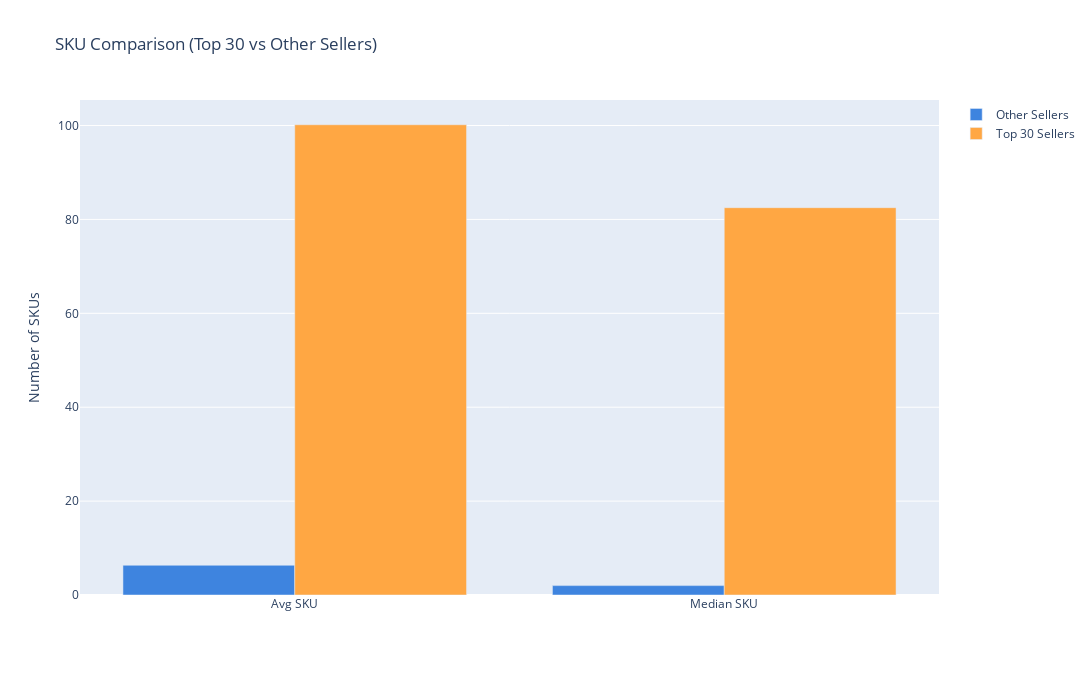

Notebook cell for this chart:
### Code cell
# Top 30 sellers vs others: SKU comparison
top30_ids = seller_gmv.head(30)['seller_id']
seller_skus = df_home.groupby('seller_id')['product_id'].nunique()

top30_skus = seller_skus.loc[top30_ids]
other_skus = seller_skus.drop(top30_ids)

sku_stats = pd.DataFrame({
    'Metric': ['Avg SKU', 'Median SKU'],
    'Top 30 Sellers': [top30_skus.mean(), top30_skus.median()],
    'Other Sellers': [other_skus.mean(), other_skus.median()],
})

fig = go.Figure()
fig.add_trace(go.Bar(
    x=sku_stats['Metric'],
    y=sku_stats['Other Sellers'],
    name='Other Sellers',
    marker_color=MAIN_COLOR
))
fig.add_trace(go.Bar(
    x=sku_stats['Metric'],
    y=sku_stats['Top 30 Sellers'],
    name='Top 30 Sellers',
    marker_color=ACCENT_COLOR
))
fig.update_layout(
    title='SKU Comparison (Top 30 vs Other Sellers)',
    yaxis_title='Number of SKUs',
    barmode='group',
    width=FIG_WIDTH,
    height=FIG_HEIGHT
)
fig.show()

### Figure 1 — Plotly figure (JSON) as saved in the notebook; plotly's stock layout.template omitted (floating-point values rounded to 4 significant figures)
{"data": [{"marker": {"color": "#3e84df"}, "name": "Other Sellers", "type": "bar", "x": ["Avg SKU", "Median SKU"], "y": [6.33, 2.0]}, {"marker": {"color": "#ffa743"}, "name": "Top 30 Sellers", "type": "bar", "x": ["Avg SKU", "Median SKU"], "y": [100.2, 82.5]}], "layout": {"barmode": "group", "height": 675, "title": {"text": "SKU Comparison (Top 30 vs Other Sellers)"}, "width": 1200, "yaxis": {"title": {"text": "Number of SKUs"}}}}
